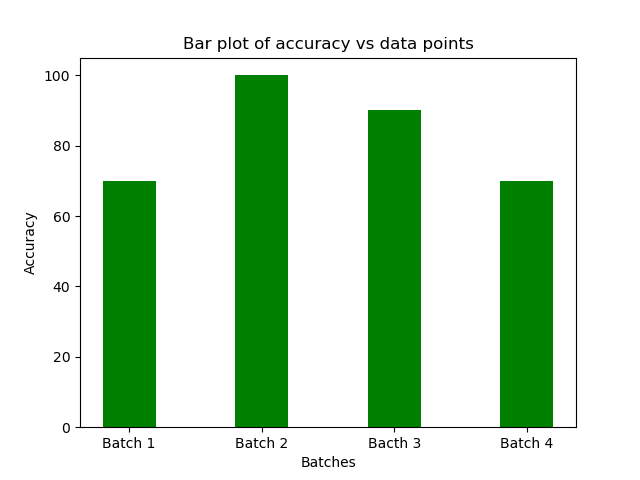

Write the Python code that produced this figure.
import matplotlib.pyplot as plt
import numpy as np

batches = ["Batch 1", "Batch 2", "Bacth 3", "Batch 4"]
acc = [70, 100, 90, 70]

plt.bar(batches, acc, color='green', width=0.4)
plt.xlabel('Batches')
plt.ylabel("Accuracy")
plt.title("Bar plot of accuracy vs data points")
plt.savefig("accvsdp.png")
plt.show()
